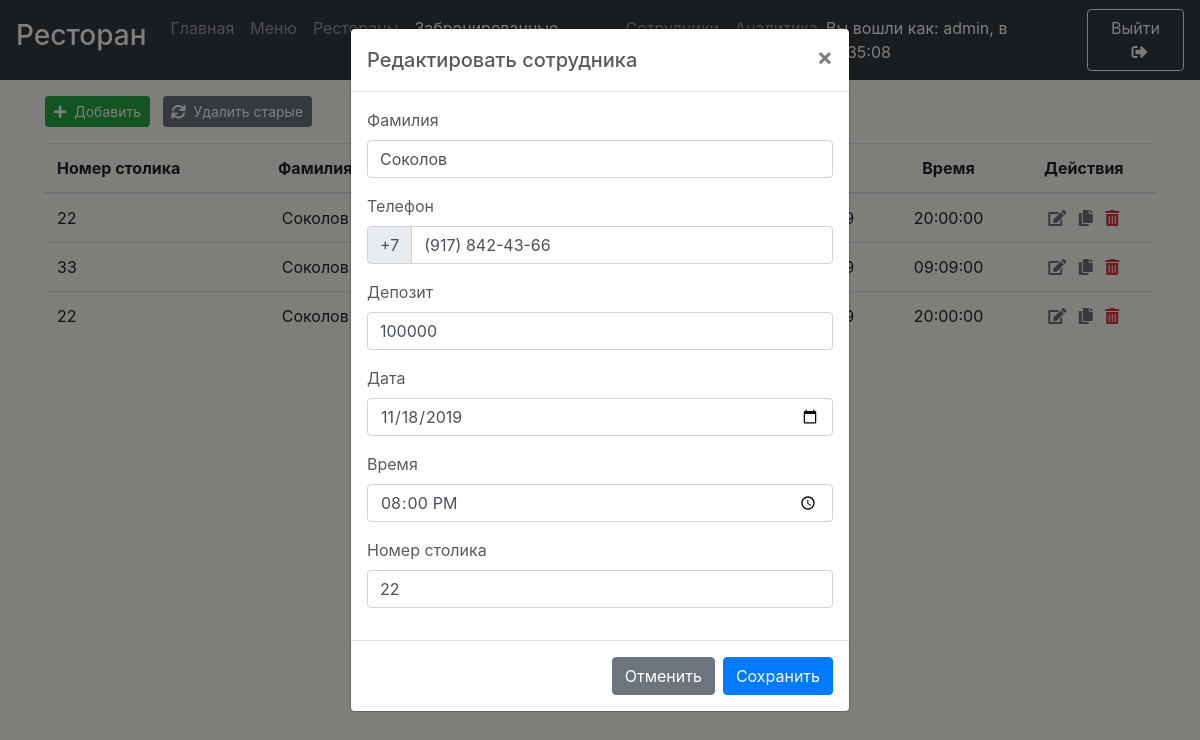
The page /reservations?id=53&state=1 (signed in) on the database its author committed.
### tables this page shows
CREATE TABLE `reservations` (
  `reservation_id` int(11) NOT NULL AUTO_INCREMENT,
  `date` date DEFAULT NULL,
  `time` time DEFAULT NULL,
  `telephone` varchar(20) DEFAULT NULL,
  `deposit` float DEFAULT 0,
  `name` varchar(60) DEFAULT NULL,
  `table_number` varchar(2) DEFAULT NULL,
  PRIMARY KEY (`reservation_id`)
);

### config/config.php (called while the page is built)
<?
    $_CONFIG = [
        'DATABASE' => [
            'HOST' => 'localhost',
            'NAME' => 'lab2',
            'USERNAME' => 'root',
            'PASS' => '',
            'CHARSET' => 'utf8',
            'CONNECT' => $_SERVER['DOCUMENT_ROOT'] . '/core/database/db-connect.php'
        ],
        'SRC_PATH' => $_SERVER['DOCUMENT_ROOT'] . '/core/src/',
        'FUNCTIONS_PATH' => $_SERVER['DOCUMENT_ROOT'] . '/core/functions/',
        'TEMPLATES' => [
            'HEADER' => $_SERVER['DOCUMENT_ROOT'] . '/core/templates/header.php',
            'FOOTER_ALL_SCRIPTS' => $_SERVER['DOCUMENT_ROOT'] . '/core/templates/footer-all-scripts.php',
            'FOOTER_BOOTSTRAP' => $_SERVER['DOCUMENT_ROOT'] . '/core/templates/footer-bootstrap-scripts.php',
            'FOOTER_CRUD' => $_SERVER['DOCUMENT_ROOT'] . '/core/templates/footer-crud.php',
        ],
        'ANALITYCS' => [
            'MODULE_FOLDER' => $_SERVER['DOCUMENT_ROOT'] . '/core/magic/analitycs',
            'FULL_PATH_TO_MODULE' => $_SERVER['DOCUMENT_ROOT'] . '/core/magic/analitycs/analytics.php',
            'DEL' => 'core/magic/analitycs/delete-page',
        ],
        'RESERVATIONS' => [
            'MODULE_FOLDER' => $_SERVER['DOCUMENT_ROOT'] . '/core/magic/reservations',
            'HANDLE' => 'core/magic/reservations/handle-reservation',
            'CPY' => 'core/magic/reservations/copy-reservation',
            'DEL' => 'core/magic/reservations/delete-reservation',
            'OLD' => 'core/magic/reservations/delete-old-reservations',
        ],
        'EMPLOYEES' =>[
            'MODULE_FOLDER' => $_SERVER['DOCUMENT_ROOT'] . '/core/magic/employees',
            'HANDLE' => 'core/magic/employees/handle-employee',
            'CPY' => 'core/magic/employees/copy-employee',
            'DEL' => 'core/magic/employees/delete-employee',
            'PATH_TO_PHOTOS' => 'uploads/employees/',
            'FULL_PATH_TO_PHOTOS' => $_SERVER['DOCUMENT_ROOT'] . '/uploads/employees/',
            'IMAGE_W' => 100,
            'IMAGE_H' => 100
        ],
    ];

### reservations.php (the view, shortened to what this page needs)
<?php
  if (!isset($_SESSION['login'])){
    header('HTTP/1.0 404 Not Found');
    header('Status: 404 Not Found');
  }
  else{
    require_once($_SERVER['DOCUMENT_ROOT'] . "/config/config.php");
    require_once($_SERVER['DOCUMENT_ROOT'] . "/config/config.php");
    $id = isset($_GET["id"]) ? $_GET["id"] : NULL;
    $state = isset($_GET["state"]) ? $_GET["state"] : -1;
    $name = NULL;
    $tel = NULL;
    $date = NULL;
    $time = NULL;
    $table_number = NULL;
    $deposit = 0;
    if (($state == 0 || $state == 1 || $state == 2) && $id){
      $str = $db->prepare("SELECT * FROM reservations WHERE reservation_id = $id");
      $str->execute();
      $result = $str->fetch();
      if (isset($result)){
        $name = $result["name"];
        $tel = str_replace ( "+7 " , "", $result['telephone']);
        $date = $result['date'];
        $time = $result['time'];
        $table_number = $result['table_number'];
        $deposit = $result['deposit'];
      }
    }
    $name = isset($_GET["name"]) ? $_GET["name"] : $name;
    $tel = isset($_GET["tel"]) ? $_GET["tel"] : $tel;
    $date = isset($_GET["date"]) ? $_GET["date"] : $date;
    $time = isset($_GET["time"]) ? $_GET["time"] : $time;
    $table_number = isset($_GET["table_number"]) ? $_GET["table_number"] : $table_number;
    $deposit = isset($_GET["deposit"]) ? $_GET["deposit"] : $deposit;
?>
<main role="main" id="main">
    <div class="container mt-5 mb-5">
        <? if ((!isset($_SESSION['login']) || ($db == NULL))):?>
          <h1>
            Вы должны зайти в аккаунт чтобы просмотреть содержимое!
          </h1>
        <? else:?>
        <div class="modal fade" id="handlerModal" tabindex="-1" role="dialog" aria-labelledby="modalLabel" aria-hidden="true">
          <div class="modal-dialog" role="document">
              <div class="modal-content">
                <div class="modal-header">
                  <h5 class="modal-title" id="modalLabel"><?=$id?"Редактировать сотрудника":"Добавить сотрудника"?></h5>
                  <button type="button" class="close" data-dismiss="modal" aria-label="Close">
                    <span aria-hidden="true">&times;</span>
                  </button>
                </div>
                <form action="<?=$_CONFIG['RESERVATIONS']['HANDLE']?>" method="POST" class="needs-validation" novalidate>
                  <div class="modal-body">
                    <div class="form-group">
                        <label for="name">Фамилия</label>
                        <input type="text" class="form-control" id="name" name="name" pattern="^[A-яёЁA-z\s]{3,25}$" minlength="3" maxlength="25" value="<?=$name?>" required >
                    </div>
                    <div class="form-group">
                        <label for="tel">Телефон</label>
                        <div class="input-group">
                          <div class="input-group-prepend">
                            <div class="input-group-text">+7</div>
                          </div>
                          <input type="tel" class="form-control" id="tel" name="tel" pattern="^\s?[\(]{0,1}9[0-9]{2}[\)]{0,1}\s?\d{3}[-]{0,1}\d{2}[-]{0,1}\d{2}$" value="<?=$tel?>" required>
                        </div>
                    </div>
                    <div class="form-group">
                        <label for="deposit">Депозит</label>
                        <input type="number" class="form-control" id="deposit" name="deposit" step=any pattern="\d+(\.\d*)?" min="0" value="<?=$deposit?>">
                    </div>
                    <div class="form-group">
                      <label for="date">Дата</label>
                      <input type="date" class="form-control datepicker" id="date" name="date" pattern="^(0[1-9]|[12][0-9]|3[01])\.(0[1-9]|1[012])\.(19|20)\d\d$" <? if (!$id) echo "min=\"<?=date('Y-m-d')?>\""?> value="<?=$date?>" placeholder="Дата" required>
                    </div>
                    <div class="form-group">
                      <label for="time">Время</label>
                      <input type="time" class="form-control" id="time" name="time" min="09:00" max="22:00" pattern="^([0-1]\d|2[0-3])(:[0-5]\d)$" value="<?=$time?>" required>
                    </div>
                    <div class="form-group">
                      <label for="table_number">Номер столика</label>
                      <input type="number" class="form-control" id="table_number" name="table_number" pattern="^[1-9]$|^[1-5][0-9]$|^6[0-8]$" min="1" max="68" value="<?=$table_number?>" required>
                    </div>
                  </div>
                  <div class="modal-footer">
                    <button type="button" class="btn btn-secondary" data-dismiss="modal"><?=$id?"Отменить":"Закрыть"?></button>
                    <button type="submit" class="btn btn-primary"><?=$id?"Сохранить":"Добавить"?></button>
                  </div>
                </form>
              </div>
          </div>
        </div>
        <button type="button" class="btn btn-sm btn-success mb-3" data-toggle="modal" data-target="#handlerModal"><i class="fas fa-plus mr-2"></i>Добавить</button>
        <button type="button" class="btn btn-sm btn-secondary text-white ml-2 mb-3" data-toggle="modal" data-target="#oldTables"><i class="fas fa-sync mr-2"></i>Удалить старые</button>
        <table class="w-100 table">
          <thead>
            <tr>
                <th>Номер столика</th>
                <th class="text-center">Фамилия</th>
                <th class="text-center">Телефон</th>
                <th class="text-center">Депозит</th>
                <th class="text-center">Дата</th>
                <th class="text-center">Время</th>
                <th class="text-center">Действия</th>
            </tr>
          </thead>
            <?
                if ($db):
                  $result = $db->query("SELECT * FROM reservations");
                  foreach($result as $result_value):?>
                      <tr>
                          <td><?=$result_value['table_number']?></td>
                          <td class="text-center"><?=$result_value['name']?></td>
                          <td class="text-center"><?=$result_value['telephone']?></td>
                          <td class="text-center"><?=$result_value['deposit']?></td>
                          <td class="text-center"><?=date('d.m.Y', strtotime($result_value['date']))?></td>
                          <td class="text-center"><?=$result_value['time']?></td>
                          <td class="text-center">
                            <a title="Редактировать" href="reservations?id=<?=$result_value['reservation_id']?>&state=1" class="text-muted mr-2" rel="nofollow"><i class="fas fa-edit"></i></a>
                            <a title="Дублировать" href="<?=$_CONFIG['RESERVATIONS']['CPY']?>?id=<?=$result_value['reservation_id']?>" class="text-muted mr-2" rel="nofollow"><i class="fas fa-copy"></i></a>
                            <a title="Удалить" href="reservations?id=<?=$result_value['reservation_id']?>&state=2" class="text-danger" rel="nofollow"><i class="fas fa-trash-alt"></i></a>
                          </td>
                      </tr>
                  <?endforeach;
                endif;?>
        </table>
        <? endif;?>
    </div>
</main>
<?
}
?>

### core/src/css/main.css (style rules this page uses)
body { color: #5a5a5a; background-color: #f7ffb725; }
main { padding: 3rem 0 2rem; }
body { min-height: 100vh; }
table a { color: inherit!important; }

### core/src/css/all.css (style rules this page uses)
.fa, .fas, .far, .fal, .fad, .fab { -moz-osx-font-smoothing: grayscale; -webkit-font-smoothing: antialiased; display: inline-block; font-style: normal; font-variant: normal; text-rendering: auto; line-height: 1; }
.fa-copy:before { content: "\f0c5"; }
.fa-edit:before { content: "\f044"; }
.fa-plus:before { content: "\f067"; }
.fa-sync:before { content: "\f021"; }
.fa-trash-alt:before { content: "\f2ed"; }
.fa, .fas { font-family: 'Font Awesome 5 Free'; font-weight: 900; }

### rows shown on the page
reservations: name "Соколов", tel "(917) 842-43-66", deposit "100000", date "11/18/2019", time "20:00:00", table_number "22"
reservations: table_number "33", name "Соколов", time "09:09:00"
reservations: table_number "22", name "Соколов", time "20:00:00"

### other values the page prints
$_SESSION['login'] "admin"
$_SESSION['login_time'] "12:35:08"
